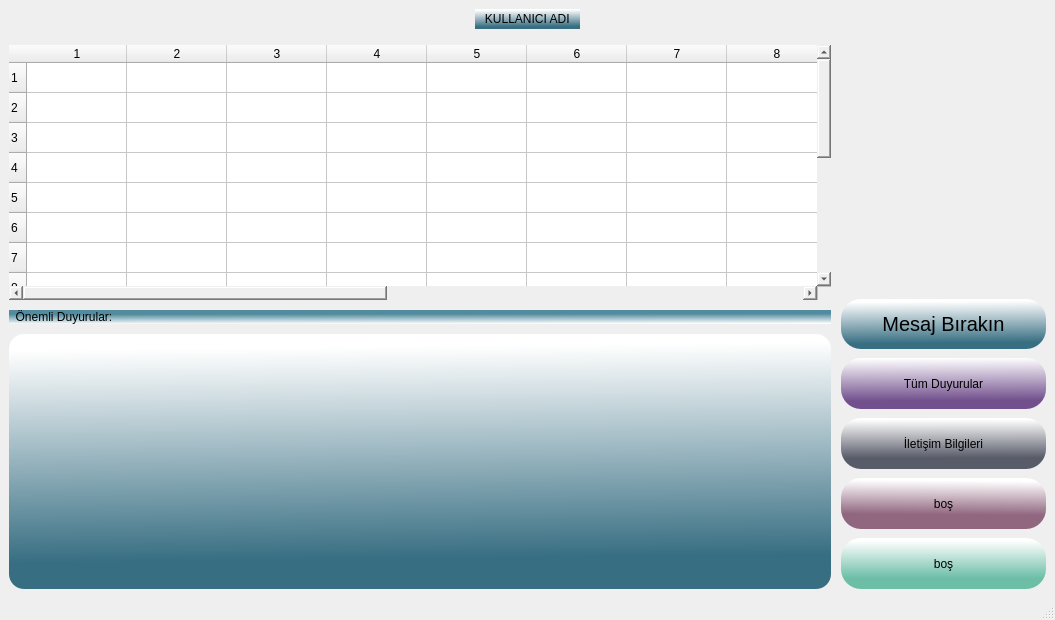
<?xml version="1.0" encoding="UTF-8"?>
<ui version="4.0">
 <class>MainWindow</class>
 <widget class="QMainWindow" name="MainWindow">
  <property name="geometry">
   <rect>
    <x>0</x>
    <y>0</y>
    <width>1055</width>
    <height>620</height>
   </rect>
  </property>
  <property name="windowTitle">
   <string>MainWindow</string>
  </property>
  <property name="styleSheet">
   <string notr="true">font: 75 9pt &quot;MS Shell Dlg 2&quot;;</string>
  </property>
  <widget class="QWidget" name="centralwidget">
   <property name="styleSheet">
    <string notr="true">#centralwidget{

border-image: url(:/deneme2/deneme2.jpg);}</string>
   </property>
   <layout class="QVBoxLayout" name="verticalLayout_3">
    <item>
     <layout class="QHBoxLayout" name="horizontalLayout">
      <property name="leftMargin">
       <number>50</number>
      </property>
      <property name="rightMargin">
       <number>50</number>
      </property>
      <item>
       <spacer name="horizontalSpacer_2">
        <property name="orientation">
         <enum>Qt::Horizontal</enum>
        </property>
        <property name="sizeHint" stdset="0">
         <size>
          <width>40</width>
          <height>20</height>
         </size>
        </property>
       </spacer>
      </item>
      <item>
       <widget class="QLabel" name="Kullanici_adi">
        <property name="styleSheet">
         <string notr="true">font: 75 18pt &quot;MS Shell Dlg 2&quot;;
background-color: qlineargradient(spread:pad, x1:0.527, y1:0.880591, x2:0.497, y2:0.0454545, stop:0 rgba(55, 110, 130, 255), stop:1 rgba(255, 255, 255, 255));
border-radius:15px;
</string>
        </property>
        <property name="text">
         <string>   KULLANICI ADI   </string>
        </property>
       </widget>
      </item>
      <item>
       <spacer name="horizontalSpacer">
        <property name="orientation">
         <enum>Qt::Horizontal</enum>
        </property>
        <property name="sizeHint" stdset="0">
         <size>
          <width>40</width>
          <height>20</height>
         </size>
        </property>
       </spacer>
      </item>
     </layout>
    </item>
    <item>
     <layout class="QHBoxLayout" name="horizontalLayout_2" stretch="8,2">
      <property name="spacing">
       <number>10</number>
      </property>
      <property name="leftMargin">
       <number>0</number>
      </property>
      <property name="rightMargin">
       <number>0</number>
      </property>
      <property name="bottomMargin">
       <number>0</number>
      </property>
      <item>
       <layout class="QVBoxLayout" name="verticalLayout_2">
        <property name="leftMargin">
         <number>0</number>
        </property>
        <property name="topMargin">
         <number>10</number>
        </property>
        <item>
         <widget class="QTableWidget" name="Ders_programi">
          <property name="enabled">
           <bool>true</bool>
          </property>
          <property name="sizePolicy">
           <sizepolicy hsizetype="Expanding" vsizetype="Expanding">
            <horstretch>0</horstretch>
            <verstretch>0</verstretch>
           </sizepolicy>
          </property>
          <property name="minimumSize">
           <size>
            <width>0</width>
            <height>0</height>
           </size>
          </property>
          <property name="styleSheet">
           <string notr="true">font: 11pt &quot;MS Shell Dlg 2&quot;;
border-radius:15px;</string>
          </property>
          <property name="rowCount">
           <number>15</number>
          </property>
          <property name="columnCount">
           <number>15</number>
          </property>
          <row/>
          <row/>
          <row/>
          <row/>
          <row/>
          <row/>
          <row/>
          <row/>
          <row/>
          <row/>
          <row/>
          <row/>
          <row/>
          <row/>
          <row/>
          <column/>
          <column/>
          <column/>
          <column/>
          <column/>
          <column/>
          <column/>
          <column/>
          <column/>
          <column/>
          <column/>
          <column/>
          <column/>
          <column/>
          <column/>
         </widget>
        </item>
        <item>
         <widget class="QLabel" name="onemli_duyurular">
          <property name="styleSheet">
           <string notr="true">background-color: qlineargradient(spread:pad, x1:0.513, y1:0.284, x2:0.552239, y2:1, stop:0 rgba(82, 139, 158, 255), stop:1 rgba(255, 255, 255, 255));
font: 75 13pt &quot;MS Shell Dlg 2&quot;;

border-radius:10px;</string>
          </property>
          <property name="text">
           <string>  Önemli Duyurular:</string>
          </property>
         </widget>
        </item>
        <item>
         <widget class="QPlainTextEdit" name="onemli_duyurular_yazialani">
          <property name="styleSheet">
           <string notr="true">background-color: qlineargradient(spread:pad, x1:0.527, y1:0.880591, x2:0.497, y2:0.0454545, stop:0 rgba(55, 110, 130, 255), stop:1 rgba(255, 255, 255, 255));

border-radius:15px;
font: 11pt &quot;MS Shell Dlg 2&quot;;
color: rgb(204, 27, 27);</string>
          </property>
         </widget>
        </item>
       </layout>
      </item>
      <item>
       <layout class="QVBoxLayout" name="verticalLayout" stretch="5,1,1,1,1,1">
        <property name="spacing">
         <number>9</number>
        </property>
        <property name="topMargin">
         <number>0</number>
        </property>
        <property name="bottomMargin">
         <number>0</number>
        </property>
        <item>
         <widget class="QPushButton" name="Fotograf">
          <property name="sizePolicy">
           <sizepolicy hsizetype="Minimum" vsizetype="Minimum">
            <horstretch>0</horstretch>
            <verstretch>0</verstretch>
           </sizepolicy>
          </property>
          <property name="styleSheet">
           <string notr="true">border-radius:14px;
</string>
          </property>
          <property name="text">
           <string/>
          </property>
          <property name="icon">
           <iconset resource="deneme.qrc">
            <normaloff>:/kullanıcı/kullanıcı.jpg</normaloff>:/kullanıcı/kullanıcı.jpg</iconset>
          </property>
          <property name="iconSize">
           <size>
            <width>200</width>
            <height>230</height>
           </size>
          </property>
         </widget>
        </item>
        <item>
         <widget class="QPushButton" name="mesaj_birakin">
          <property name="enabled">
           <bool>true</bool>
          </property>
          <property name="sizePolicy">
           <sizepolicy hsizetype="Minimum" vsizetype="Minimum">
            <horstretch>0</horstretch>
            <verstretch>0</verstretch>
           </sizepolicy>
          </property>
          <property name="minimumSize">
           <size>
            <width>0</width>
            <height>0</height>
           </size>
          </property>
          <property name="baseSize">
           <size>
            <width>0</width>
            <height>10</height>
           </size>
          </property>
          <property name="font">
           <font>
            <family>MS Shell Dlg 2</family>
            <pointsize>15</pointsize>
            <weight>9</weight>
            <italic>false</italic>
            <bold>false</bold>
           </font>
          </property>
          <property name="statusTip">
           <string/>
          </property>
          <property name="layoutDirection">
           <enum>Qt::LeftToRight</enum>
          </property>
          <property name="autoFillBackground">
           <bool>false</bool>
          </property>
          <property name="styleSheet">
           <string notr="true">background-color: qlineargradient(spread:pad, x1:0.527, y1:0.880591, x2:0.497, y2:0.0454545, stop:0 rgba(55, 110, 130, 255), stop:1 rgba(255, 255, 255, 255));

font: 75 15pt &quot;MS Shell Dlg 2&quot;;


border-radius:20px;</string>
          </property>
          <property name="text">
           <string>Mesaj Bırakın</string>
          </property>
          <property name="checkable">
           <bool>false</bool>
          </property>
          <property name="autoRepeat">
           <bool>false</bool>
          </property>
          <property name="autoExclusive">
           <bool>true</bool>
          </property>
          <property name="autoRepeatDelay">
           <number>300</number>
          </property>
         </widget>
        </item>
        <item>
         <widget class="QPushButton" name="Tum_Duyurular">
          <property name="sizePolicy">
           <sizepolicy hsizetype="Minimum" vsizetype="Minimum">
            <horstretch>0</horstretch>
            <verstretch>0</verstretch>
           </sizepolicy>
          </property>
          <property name="styleSheet">
           <string notr="true">background-color: qlineargradient(spread:pad, x1:0.498, y1:0.835, x2:0.483, y2:0, stop:0 rgba(114, 80, 141, 255), stop:1 rgba(255, 255, 255, 255));
font: 75 15pt &quot;MS Shell Dlg 2&quot;;

border-radius:20px;</string>
          </property>
          <property name="text">
           <string>Tüm Duyurular</string>
          </property>
         </widget>
        </item>
        <item>
         <widget class="QPushButton" name="Iletisim_Bilgileri">
          <property name="sizePolicy">
           <sizepolicy hsizetype="Minimum" vsizetype="Minimum">
            <horstretch>0</horstretch>
            <verstretch>0</verstretch>
           </sizepolicy>
          </property>
          <property name="styleSheet">
           <string notr="true">background-color: qlineargradient(spread:pad, x1:0.512, y1:0.783909, x2:0.507, y2:0.0284091, stop:0 rgba(88, 92, 105, 255), stop:1 rgba(255, 255, 255, 255));
font: 75 15pt &quot;MS Shell Dlg 2&quot;;

border-radius:20px;</string>
          </property>
          <property name="text">
           <string>İletişim Bilgileri</string>
          </property>
         </widget>
        </item>
        <item>
         <widget class="QPushButton" name="pushButton">
          <property name="sizePolicy">
           <sizepolicy hsizetype="Minimum" vsizetype="Minimum">
            <horstretch>0</horstretch>
            <verstretch>0</verstretch>
           </sizepolicy>
          </property>
          <property name="baseSize">
           <size>
            <width>0</width>
            <height>0</height>
           </size>
          </property>
          <property name="styleSheet">
           <string notr="true">background-color: qlineargradient(spread:pad, x1:0.502, y1:0.716227, x2:0.522388, y2:0.051, stop:0 rgba(145, 103, 128, 255), stop:1 rgba(255, 255, 255, 255));

border-radius:20px;</string>
          </property>
          <property name="text">
           <string>boş</string>
          </property>
          <property name="autoRepeatInterval">
           <number>100</number>
          </property>
         </widget>
        </item>
        <item>
         <widget class="QPushButton" name="pushButton_2">
          <property name="sizePolicy">
           <sizepolicy hsizetype="Minimum" vsizetype="Minimum">
            <horstretch>0</horstretch>
            <verstretch>0</verstretch>
           </sizepolicy>
          </property>
          <property name="styleSheet">
           <string notr="true">
background-color: qlineargradient(spread:pad, x1:0.507463, y1:0.79, x2:0.507, y2:0.0511364, stop:0 rgba(108, 190, 167, 255), stop:1 rgba(255, 255, 255, 255));
border-radius:20px;</string>
          </property>
          <property name="text">
           <string>boş</string>
          </property>
         </widget>
        </item>
       </layout>
      </item>
     </layout>
    </item>
   </layout>
  </widget>
  <widget class="QMenuBar" name="menubar">
   <property name="geometry">
    <rect>
     <x>0</x>
     <y>0</y>
     <width>1055</width>
     <height>24</height>
    </rect>
   </property>
  </widget>
  <widget class="QStatusBar" name="statusbar"/>
 </widget>
 <resources>
  <include location="deneme.qrc"/>
 </resources>
 <connections/>
</ui>
